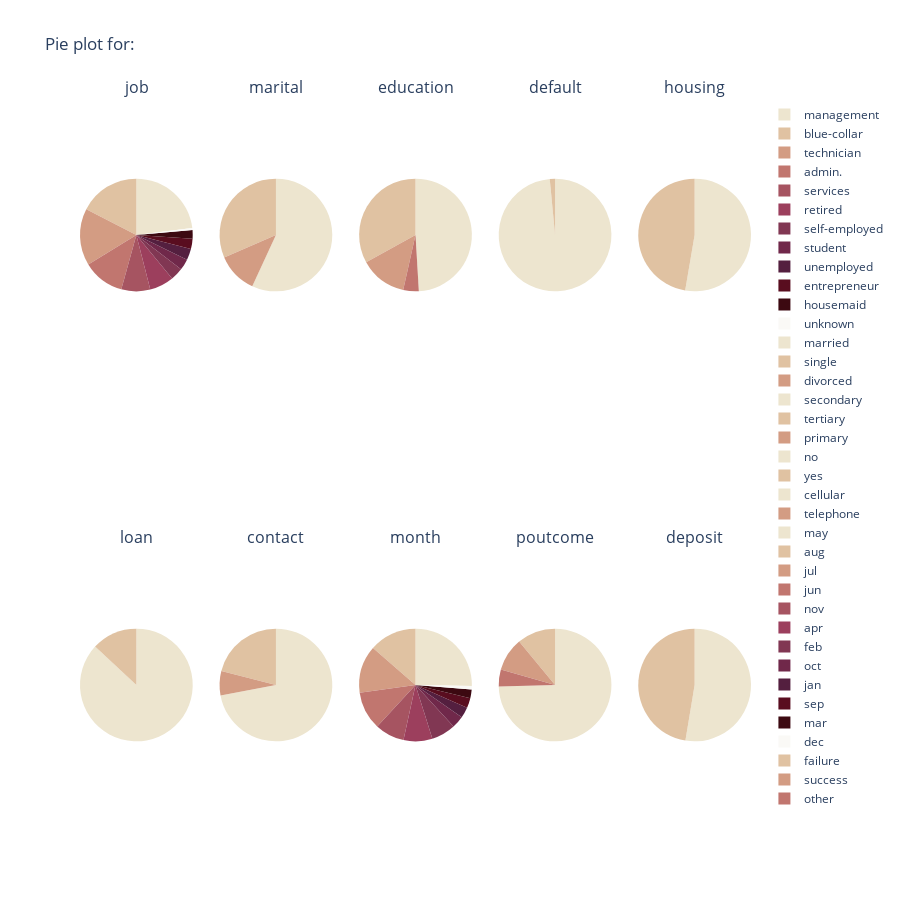

Notebook code cell kept with this figure:
### Markdown cell above
After exploring balance of individuals on the basis of categories they belong to versus categorical columns, we can see that married people often have higher balance and tend to subscribe for deposit rather than singles followed by divorced people. Similarly, secondary education sector have have higher balance and are often inclined to opt for deposit followed by tertiary, unknown sector and lastly primary. We also note that primary sector have higher chances of not subscribing for deposit account as compared to other sectors. It seems that more customers have subscribed for deposit if they have not subscribed for housing loan, and interestingly it is the same for personal loan. If the customer has not subscribed for personal loan, they tend to subscribe for deposit more. Also, an observable insight is that people tend to have higher balance by the end of year in December or in April which is usually the start of academic year in schools. Overall, we can also conclude by remarking that customers with higher balance tend to subscribe for deposit more.

### Code cell
fig = make_subplots(rows=2, cols=5,
                    specs=[[{'type':'domain'},{'type':'domain'},{'type':'domain'},{'type':'domain'},{'type':'domain'}],
                           [{'type':'domain'},{'type':'domain'},{'type':'domain'},{'type':'domain'},{'type':'domain'}]],
                     subplot_titles=[i for i in cat])
RosyBrown = ['rgb(237, 229, 207)','rgb(224, 194, 162)','rgb(211, 156, 131)','rgb(193, 118, 111)','rgb(166, 84, 97)','rgb(156, 63, 93)',
                      'rgb(129, 55, 83)','rgb(112, 40, 74)','rgb(84, 31, 63)','rgb(89, 13, 31)','rgb(60, 9, 17)','rgb(250, 249, 246)']
for i, fea in enumerate(cat.columns):
    fig.add_trace(go.Pie(labels = Data[fea].value_counts().index.tolist(), values = Data[fea].value_counts().tolist(), name = fea, marker_colors = RosyBrown),
                   row = i // 5 + 1, col = i % 5 + 1)
    fig.update_traces(hoverinfo='label+percent+name', textinfo='none')
    fig.update_layout(title_text='Pie plot for:', height = 900)
fig.show()
#Another way to plot pie charts
#for i in cat:
#    fig = px.pie(Data, values = np.ones(11162), names = i, title = f"Pie Plot for {i}", width = 700, height = 450 , color_discrete_sequence = px.colors.sequential.Brwnyl)
#    fig.show(renderer = 'notebook')'''

### Figure 1 — Plotly figure (JSON) as saved in the notebook; plotly's stock layout.template omitted (floating-point values rounded to 4 significant figures)
{"data": [{"domain": {"x": [0, 0.168], "y": [0.625, 1]}, "hoverinfo": "label+percent+name", "labels": ["management", "blue-collar", "technician", "admin.", "services", "retired", "self-employed", "student", "unemployed", "entrepreneur", "housemaid", "unknown"], "marker": {"colors": ["rgb(237, 229, 207)", "rgb(224, 194, 162)", "rgb(211, 156, 131)", "rgb(193, 118, 111)", "rgb(166, 84, 97)", "rgb(156, 63, 93)", "rgb(129, 55, 83)", "rgb(112, 40, 74)", "rgb(84, 31, 63)", "rgb(89, 13, 31)", "rgb(60, 9, 17)", "rgb(250, 249, 246)"]}, "name": "job", "textinfo": "none", "type": "pie", "values": [2566, 1944, 1823, 1334, 923, 778, 405, 360, 357, 328, 274, 70]}, {"domain": {"x": [0.208, 0.376], "y": [0.625, 1]}, "hoverinfo": "label+percent+name", "labels": ["married", "single", "divorced"], "marker": {"colors": ["rgb(237, 229, 207)", "rgb(224, 194, 162)", "rgb(211, 156, 131)", "rgb(193, 118, 111)", "rgb(166, 84, 97)", "rgb(156, 63, 93)", "rgb(129, 55, 83)", "rgb(112, 40, 74)", "rgb(84, 31, 63)", "rgb(89, 13, 31)", "rgb(60, 9, 17)", "rgb(250, 249, 246)"]}, "name": "marital", "textinfo": "none", "type": "pie", "values": [6351, 3518, 1293]}, {"domain": {"x": [0.416, 0.584], "y": [0.625, 1]}, "hoverinfo": "label+percent+name", "labels": ["secondary", "tertiary", "primary", "unknown"], "marker": {"colors": ["rgb(237, 229, 207)", "rgb(224, 194, 162)", "rgb(211, 156, 131)", "rgb(193, 118, 111)", "rgb(166, 84, 97)", "rgb(156, 63, 93)", "rgb(129, 55, 83)", "rgb(112, 40, 74)", "rgb(84, 31, 63)", "rgb(89, 13, 31)", "rgb(60, 9, 17)", "rgb(250, 249, 246)"]}, "name": "education", "textinfo": "none", "type": "pie", "values": [5476, 3689, 1500, 497]}, {"domain": {"x": [0.624, 0.792], "y": [0.625, 1]}, "hoverinfo": "label+percent+name", "labels": ["no", "yes"], "marker": {"colors": ["rgb(237, 229, 207)", "rgb(224, 194, 162)", "rgb(211, 156, 131)", "rgb(193, 118, 111)", "rgb(166, 84, 97)", "rgb(156, 63, 93)", "rgb(129, 55, 83)", "rgb(112, 40, 74)", "rgb(84, 31, 63)", "rgb(89, 13, 31)", "rgb(60, 9, 17)", "rgb(250, 249, 246)"]}, "name": "default", "textinfo": "none", "type": "pie", "values": [10994, 168]}, {"domain": {"x": [0.832, 1], "y": [0.625, 1]}, "hoverinfo": "label+percent+name", "labels": ["no", "yes"], "marker": {"colors": ["rgb(237, 229, 207)", "rgb(224, 194, 162)", "rgb(211, 156, 131)", "rgb(193, 118, 111)", "rgb(166, 84, 97)", "rgb(156, 63, 93)", "rgb(129, 55, 83)", "rgb(112, 40, 74)", "rgb(84, 31, 63)", "rgb(89, 13, 31)", "rgb(60, 9, 17)", "rgb(250, 249, 246)"]}, "name": "housing", "textinfo": "none", "type": "pie", "values": [5881, 5281]}, {"domain": {"x": [0, 0.168], "y": [0, 0.375]}, "hoverinfo": "label+percent+name", "labels": ["no", "yes"], "marker": {"colors": ["rgb(237, 229, 207)", "rgb(224, 194, 162)", "rgb(211, 156, 131)", "rgb(193, 118, 111)", "rgb(166, 84, 97)", "rgb(156, 63, 93)", "rgb(129, 55, 83)", "rgb(112, 40, 74)", "rgb(84, 31, 63)", "rgb(89, 13, 31)", "rgb(60, 9, 17)", "rgb(250, 249, 246)"]}, "name": "loan", "textinfo": "none", "type": "pie", "values": [9702, 1460]}, {"domain": {"x": [0.208, 0.376], "y": [0, 0.375]}, "hoverinfo": "label+percent+name", "labels": ["cellular", "unknown", "telephone"], "marker": {"colors": ["rgb(237, 229, 207)", "rgb(224, 194, 162)", "rgb(211, 156, 131)", "rgb(193, 118, 111)", "rgb(166, 84, 97)", "rgb(156, 63, 93)", "rgb(129, 55, 83)", "rgb(112, 40, 74)", "rgb(84, 31, 63)", "rgb(89, 13, 31)", "rgb(60, 9, 17)", "rgb(250, 249, 246)"]}, "name": "contact", "textinfo": "none", "type": "pie", "values": [8042, 2346, 774]}, {"domain": {"x": [0.416, 0.584], "y": [0, 0.375]}, "hoverinfo": "label+percent+name", "labels": ["may", "aug", "jul", "jun", "nov", "apr", "feb", "oct", "jan", "sep", "mar", "dec"], "marker": {"colors": ["rgb(237, 229, 207)", "rgb(224, 194, 162)", "rgb(211, 156, 131)", "rgb(193, 118, 111)", "rgb(166, 84, 97)", "rgb(156, 63, 93)", "rgb(129, 55, 83)", "rgb(112, 40, 74)", "rgb(84, 31, 63)", "rgb(89, 13, 31)", "rgb(60, 9, 17)", "rgb(250, 249, 246)"]}, "name": "month", "textinfo": "none", "type": "pie", "values": [2824, 1519, 1514, 1222, 943, 923, 776, 392, 344, 319, 276, 110]}, {"domain": {"x": [0.624, 0.792], "y": [0, 0.375]}, "hoverinfo": "label+percent+name", "labels": ["unknown", "failure", "success", "other"], "marker": {"colors": ["rgb(237, 229, 207)", "rgb(224, 194, 162)", "rgb(211, 156, 131)", "rgb(193, 118, 111)", "rgb(166, 84, 97)", "rgb(156, 63, 93)", "rgb(129, 55, 83)", "rgb(112, 40, 74)", "rgb(84, 31, 63)", "rgb(89, 13, 31)", "rgb(60, 9, 17)", "rgb(250, 249, 246)"]}, "name": "poutcome", "textinfo": "none", "type": "pie", "values": [8326, 1228, 1071, 537]}, {"domain": {"x": [0.832, 1], "y": [0, 0.375]}, "hoverinfo": "label+percent+name", "labels": ["no", "yes"], "marker": {"colors": ["rgb(237, 229, 207)", "rgb(224, 194, 162)", "rgb(211, 156, 131)", "rgb(193, 118, 111)", "rgb(166, 84, 97)", "rgb(156, 63, 93)", "rgb(129, 55, 83)", "rgb(112, 40, 74)", "rgb(84, 31, 63)", "rgb(89, 13, 31)", "rgb(60, 9, 17)", "rgb(250, 249, 246)"]}, "name": "deposit", "textinfo": "none", "type": "pie", "values": [5873, 5289]}], "layout": {"annotations": [{"font": {"size": 16}, "showarrow": false, "text": "job", "x": 0.084, "xanchor": "center", "xref": "paper", "y": 1, "yanchor": "bottom", "yref": "paper"}, {"font": {"size": 16}, "showarrow": false, "text": "marital", "x": 0.292, "xanchor": "center", "xref": "paper", "y": 1, "yanchor": "bottom", "yref": "paper"}, {"font": {"size": 16}, "showarrow": false, "text": "education", "x": 0.5, "xanchor": "center", "xref": "paper", "y": 1, "yanchor": "bottom", "yref": "paper"}, {"font": {"size": 16}, "showarrow": false, "text": "default", "x": 0.708, "xanchor": "center", "xref": "paper", "y": 1, "yanchor": "bottom", "yref": "paper"}, {"font": {"size": 16}, "showarrow": false, "text": "housing", "x": 0.916, "xanchor": "center", "xref": "paper", "y": 1, "yanchor": "bottom", "yref": "paper"}, {"font": {"size": 16}, "showarrow": false, "text": "loan", "x": 0.084, "xanchor": "center", "xref": "paper", "y": 0.375, "yanchor": "bottom", "yref": "paper"}, {"font": {"size": 16}, "showarrow": false, "text": "contact", "x": 0.292, "xanchor": "center", "xref": "paper", "y": 0.375, "yanchor": "bottom", "yref": "paper"}, {"font": {"size": 16}, "showarrow": false, "text": "month", "x": 0.5, "xanchor": "center", "xref": "paper", "y": 0.375, "yanchor": "bottom", "yref": "paper"}, {"font": {"size": 16}, "showarrow": false, "text": "poutcome", "x": 0.708, "xanchor": "center", "xref": "paper", "y": 0.375, "yanchor": "bottom", "yref": "paper"}, {"font": {"size": 16}, "showarrow": false, "text": "deposit", "x": 0.916, "xanchor": "center", "xref": "paper", "y": 0.375, "yanchor": "bottom", "yref": "paper"}], "height": 900, "title": {"text": "Pie plot for:"}}}
